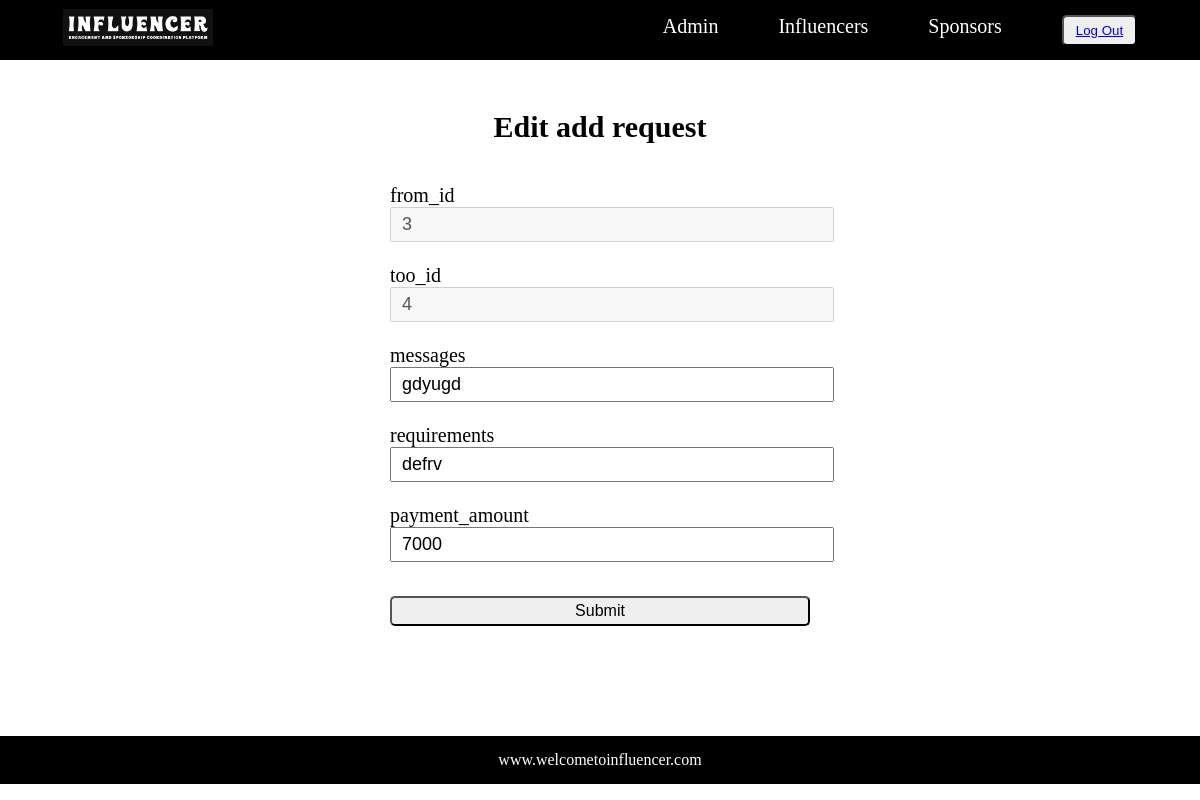
Screenshot of /edit_request/2 (signed in) with the database file from the repository.
### model.py (models this page shows)
class Add_request(db.Model):
    request_id = db.Column(db.Integer(),primary_key=True)
    from_id = db.Column(db.Integer(),nullable=False)
    too_id = db.Column(db.Integer(),nullable=False)
    brand_name = db.Column(db.String,nullable=False)
    messages = db.Column(db.String(),nullable=False)
    requirements = db.Column(db.String(),nullable=False)
    payment_amount = db.Column(db.Integer(),nullable=False)
    status = db.Column(db.String(),nullable=False)

### controller.py (the view, shortened to what this page needs)
@app.route("/edit_request/<int:id>",methods=["GET", "POST"])   # route for edit request
def edit_request(id):
    if "username" in session:
        user = Register.query.filter_by(username=session['username']).first()
        if user.role == 'sponsor':
            if request.method=='GET':
                requests = Add_request.query.filter_by(request_id=id, from_id=user.id).first()
                return render_template('edit_request.html',requests=requests)
    return redirect('/login')

### templates/edit_request.html
{% extends 'layout.html' %}
{% block body %}
<div class="main-content">
    <h2>Edit add request</h2>
    <form action="/renegotiate_sponsor/{{requests.request_id}}" method="POST">
        <div class="contact-form">
            <div class="form-box" >
                <label for="from">from_id</label>
                <input type="Integer" id="from" value="{{requests.from_id}}" name="from" required disabled>
            </div>
            <div class="form-box" >
                <label for="too">too_id</label>
                <input type="Integer" id="too" value="{{requests.too_id}}" name="too" required disabled>
            </div>
            <div class="form-box" >
                <label for="messages">messages</label>
                <input type="String" id="messages" value="{{requests.messages}}" name="messages" required >
            </div>
            <div class="form-box">
                <label for="requirements">requirements</label>
                <input type="String" id="requirements" value="{{requests.requirements}}" name="requirements" required >
            </div>
            <div class="form-box">
                <label for="payment_amount">payment_amount</label>
                <input type="Integer" id="payment_amount" value="{{requests.payment_amount}}" name="payment_amount" required>
            </div>
            <button class="btn" type="submit" value="submit">Submit</button>
        </div>
    </form>
</div>
{% endblock %}

### static/utilits.css (style rules this page uses)
* { margin: 0; padding: 0; }
.btn { padding: 4px 10px; border-radius: 5px; margin: 12px 0px; font-size: 16px; cursor: pointer; }
.contact-form { display: flex; flex-direction: column; gap: 15px; }
.form-box>input { width: 100%; padding: 8px 10px; }
.main-content { width: 50vw; margin: 50px auto; text-align: center; }
.main-content h2 { margin-bottom: 30px; }
.main-content { width: 50vw; height: 72vh; }
.main-content > h2 { font-size: 30px; padding-bottom: 10px; }
.contact-form { width: 70%; margin: 0px auto; display: flex; flex-direction: column; gap: 22px; }
.form-box { display: flex; flex-direction: column; }
.form-box > label { font-size: 20px; text-align: left; }
.form-box > input { height: 15px; font-size: 18px; text-align: left; }

### rows the page displays
Add_request: from "3", too "4", messages "gdyugd", requirements "defrv", payment_amount "7000"
